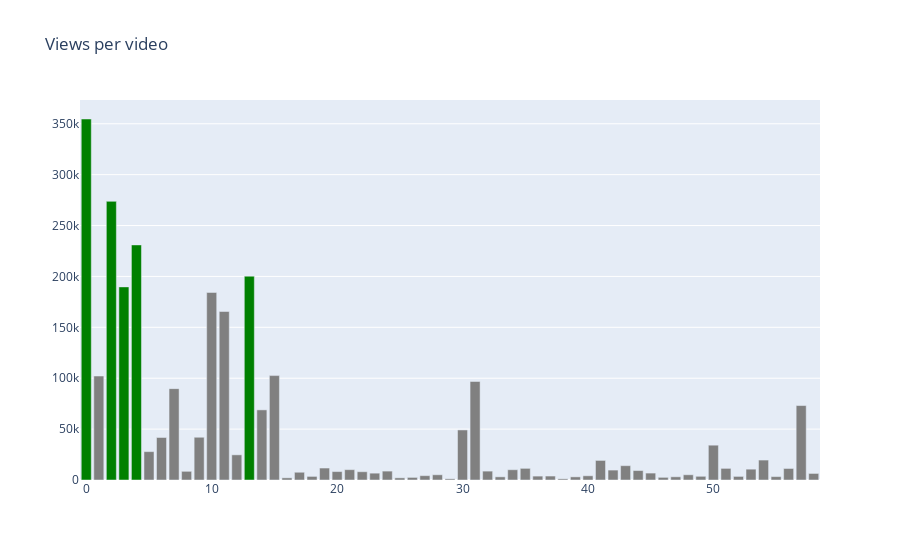

Source (notebook cell):
### Markdown cell above
# Views

### Code cell
plotGraph('Views', 'Views per video')

### Figure 1 — Plotly figure (JSON) as saved in the notebook; plotly's stock layout.template omitted (floating-point values rounded to 4 significant figures)
{"data": [{"marker": {"color": ["green", "grey", "green", "green", "green", "grey", "grey", "grey", "grey", "grey", "grey", "grey", "grey", "green", "grey", "grey", "grey", "grey", "grey", "grey", "grey", "grey", "grey", "grey", "grey", "grey", "grey", "grey", "grey", "grey", "grey", "grey", "grey", "grey", "grey", "grey", "grey", "grey", "grey", "grey", "grey", "grey", "grey", "grey", "grey", "grey", "grey", "grey", "grey", "grey", "grey", "grey", "grey", "grey", "grey", "grey", "grey", "grey", "grey"]}, "type": "bar", "x": [0, 1, 2, 3, 4, 5, 6, 7, 8, 9, 10, 11, 12, 13, 14, 15, 16, 17, 18, 19, 20, 21, 22, 23, 24, 25, 26, 27, 28, 29, 30, 31, 32, 33, 34, 35, 36, 37, 38, 39, 40, 41, 42, 43, 44, 45, 46, 47, 48, 49, 50, 51, 52, 53, 54, 55, 56, 57, 58], "y": [354670, 102161, 273767, 189730, 230952, 27873, 41766, 89764, 8527, 41994, 184272, 165545, 24720, 200252, 68889, 102579, 2125, 7612, 3537, 11752, 8281, 10148, 8134, 6716, 8742, 2134, 2541, 4250, 5137, 1166, 49167, 96780, 8728, 3101, 10102, 11447, 3836, 3882, 1157, 3087, 4137, 19238, 9743, 14073, 9270, 6800, 2602, 3141, 5135, 3638, 34207, 11414, 3538, 10640, 19588, 3328, 11318, 73135, 6448]}], "layout": {"title": {"text": "Views per video"}}}
